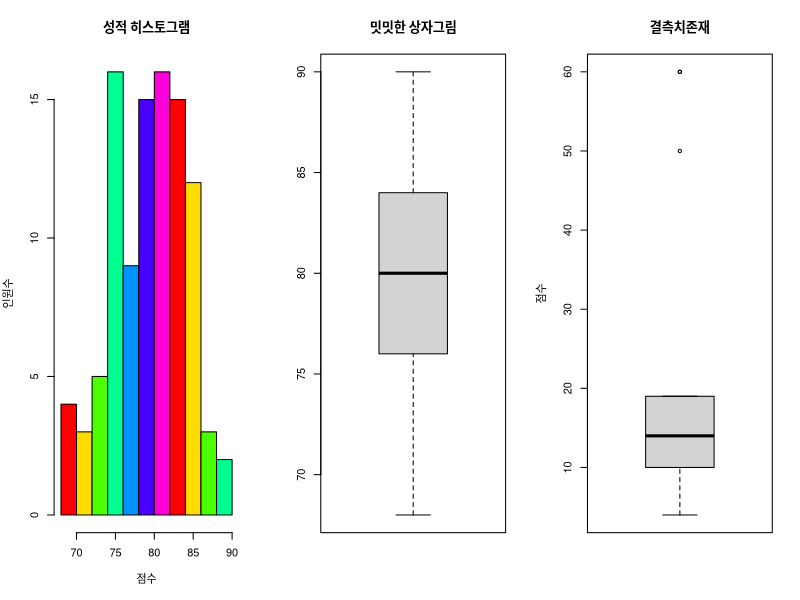

R code for this plot:
## ---- chunk 1
# 수치 자르기 테스트
x1 = 123.1234567
x2 = -123.1234567
#ceiling
ceiling(x1);ceiling(x2)
# floor
floor(x1);floor(x2)

x1 = 9876.54321
x2 = -9876.54321
#round
round(x1);round(x1, 2);round(x1, -2)
round(x2);round(x2, 2);round(x2, -2)

# 만약 소숫점 5자리에서 반올림하지않고 버리고 4자리만 사용하려면?
# 소숫점 버림 함수를 못찾아 이렇게 사용함.
x = 4.5678987
round(x-0.00005, 4)
x = 4.54321234
round(x-0.00005, 4)
## ---- chunk 2
# 평균이 80이고 표준편차가 5인 100개의 정수를 만든다.
(v1<-floor(rnorm(100, 80, 5)))
# 40번의 베르누이 시행에서 성공 확률 0.5인 성공횟수의 확률분포에서 3개의 표본을 추출
# p(x) = choose(n, x) p^x (1-p)^(n-x)
(v2<-rbinom(3, 40, 0.5))
## ---- chunk 3
par(mfrow=c(1,3))
v1<-floor(rnorm(100, 80, 5))
hist(v1, xlab="점수", ylab="인원수", main="성적 히스토그램", col=rainbow(7))
boxplot(v1, main="밋밋한 상자그림")
# 샘플링에 특이점을 위한 데이터 추가
(v1<-c(sample(1:20,10),50, 60, 60))
boxplot(v1, ylab="점수",main="결측치존재")
## ---- chunk 4
# 사분위 범위
IQR(v1)
# 평균과 표준편차
paste("평균 :",mean(v1), ", 표준편차 :",sd(v1))
# 다섯수치요약
fivenum(v1)
# 중앙값
median(v1)
# 요약
summary(v1)
## ---- chunk 5
# 최빈값을 구하는 방법
# 1. 각 수치들의 빈도수를 구한다.
(tx <- table(v1))
# 2. 빈도중에 최대값을 구한다.
(mx <- max(tx))
# 3. 최대값이 있는 위치의 이름과 최대 빈도수를 출력한다.
paste("최빈값의 빈도는", mx, "이고 최빈값은", paste0(names(tx)[which(tx==mx)],collapse=","), "가 해당된다.")
## ---- chunk 6
# 콤비네이션
(choose(45, 6)) 
# 팩토리얼
(factorial(10))
# 벡터의 모든 요소 곱하기
(prod(10:1))
